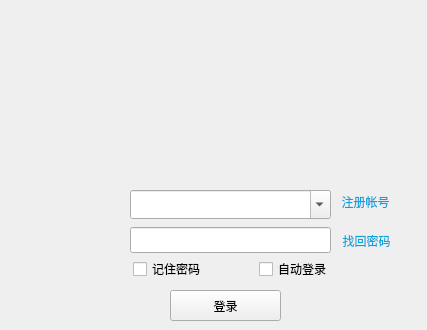
<?xml version="1.0" encoding="UTF-8"?>
<ui version="4.0">
 <class>Login</class>
 <widget class="QWidget" name="Login">

  <property name="geometry">
   <rect>
    <x>0</x>
    <y>0</y>
    <width>427</width>
    <height>330</height>
   </rect>
  </property>
  <property name="minimumSize">
   <size>
    <width>427</width>
    <height>330</height>
   </size>
  </property>
  <property name="maximumSize">
   <size>
    <width>427</width>
    <height>330</height>
   </size>
  </property>
  <property name="windowTitle">
   <string>NeuTalk</string>
  </property>
  <property name="autoFillBackground">
   <bool>true</bool>
  </property>
  <widget class="QPushButton" name="btn_regist">
   <property name="geometry">
    <rect>
     <x>320</x>
     <y>190</y>
     <width>91</width>
     <height>23</height>
    </rect>
   </property>
   <property name="font">
    <font>
     <pointsize>9</pointsize>
    </font>
   </property>
   <property name="styleSheet">
    <string notr="true">color: rgb(11, 163, 219);</string>
   </property>
   <property name="text">
    <string>注册帐号</string>
   </property>
   <property name="flat">
    <bool>true</bool>
   </property>
  </widget>
  <widget class="QLineEdit" name="lineEdit_passwd">
   <property name="geometry">
    <rect>
     <x>130</x>
     <y>227</y>
     <width>201</width>
     <height>26</height>
    </rect>
   </property>
   <property name="minimumSize">
    <size>
     <width>170</width>
     <height>22</height>
    </size>
   </property>
   <property name="font">
    <font>
     <pointsize>12</pointsize>
    </font>
   </property>
   <property name="styleSheet">
    <string notr="true"/>
   </property>
  </widget>
  <widget class="QPushButton" name="btn_edit_pwd">
   <property name="geometry">
    <rect>
     <x>321</x>
     <y>229</y>
     <width>91</width>
     <height>23</height>
    </rect>
   </property>
   <property name="font">
    <font>
     <pointsize>9</pointsize>
    </font>
   </property>
   <property name="styleSheet">
    <string notr="true">color: rgb(11, 163, 219);</string>
   </property>
   <property name="text">
    <string>找回密码</string>
   </property>
   <property name="flat">
    <bool>true</bool>
   </property>
  </widget>
  <widget class="QComboBox" name="cBox_account">
   <property name="geometry">
    <rect>
     <x>130</x>
     <y>190</y>
     <width>201</width>
     <height>29</height>
    </rect>
   </property>
   <property name="font">
    <font>
     <pointsize>12</pointsize>
    </font>
   </property>
   <property name="editable">
    <bool>true</bool>
   </property>
  </widget>
  <widget class="QLabel" name="label_top_img">
  <property name="styleSheet">
   <string notr="true">background-image: url(:/images/top_img4.png);</string>
  </property>
   <property name="geometry">
    <rect>
     <x>0</x>
     <y>0</y>
     <width>427</width>
     <height>185</height>
    </rect>
   </property>
   <property name="text">
    <string/>
   </property>
  </widget>
  <widget class="QLabel" name="label_user_img">
  <property name="styleSheet">
   <string notr="true">background-image: url(:/images/top_img1.png);</string>
  </property>
   <property name="geometry">
    <rect>
     <x>30</x>
     <y>195</y>
     <width>80</width>
     <height>80</height>
    </rect>
   </property>
   <property name="text">
    <string/>
   </property>
  </widget>
  <widget class="QPushButton" name="btn_login">
   <property name="geometry">
    <rect>
     <x>170</x>
     <y>290</y>
     <width>111</width>
     <height>31</height>
    </rect>
   </property>
   <property name="text">
    <string>登录</string>
   </property>
  </widget>
  <widget class="QCheckBox" name="checkBox_autoLogin">
   <property name="geometry">
    <rect>
     <x>259</x>
     <y>261</y>
     <width>16</width>
     <height>16</height>
    </rect>
   </property>
   <property name="text">
    <string/>
   </property>
  </widget>
  <widget class="QLabel" name="label_2">
   <property name="geometry">
    <rect>
     <x>278</x>
     <y>261</y>
     <width>75</width>
     <height>16</height>
    </rect>
   </property>
   <property name="text">
    <string>自动登录</string>
   </property>
  </widget>
  <widget class="QCheckBox" name="checkBox_rPasswd">
   <property name="geometry">
    <rect>
     <x>133</x>
     <y>261</y>
     <width>16</width>
     <height>16</height>
    </rect>
   </property>
   <property name="text">
    <string/>
   </property>
  </widget>
  <widget class="QLabel" name="label">
   <property name="geometry">
    <rect>
     <x>152</x>
     <y>261</y>
     <width>75</width>
     <height>16</height>
    </rect>
   </property>
   <property name="text">
    <string>记住密码</string>
   </property>
  </widget>
 </widget>
 <layoutdefault spacing="6" margin="11"/>
 <resources/>
 <connections/>
</ui>
